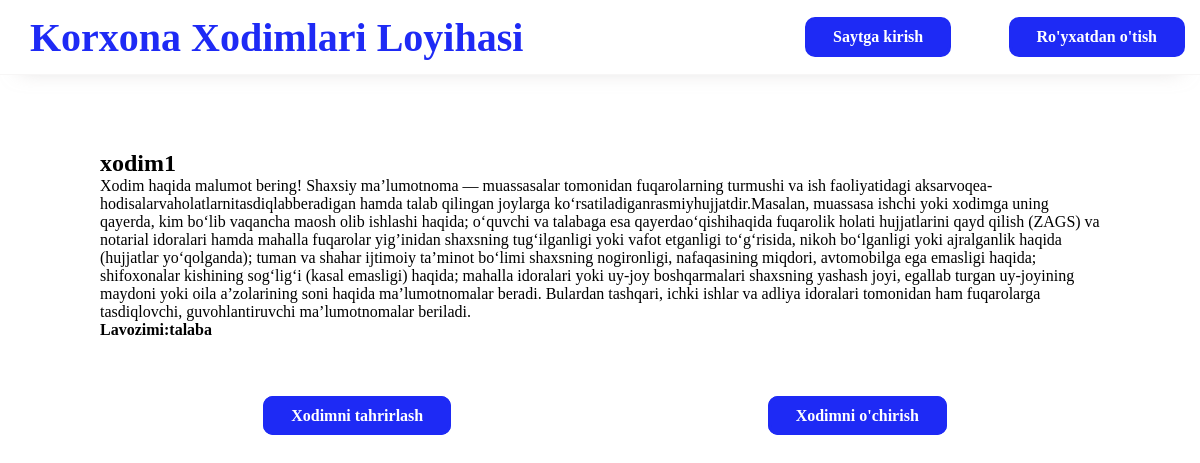
The page /post/6/ on the database as committed earlier.
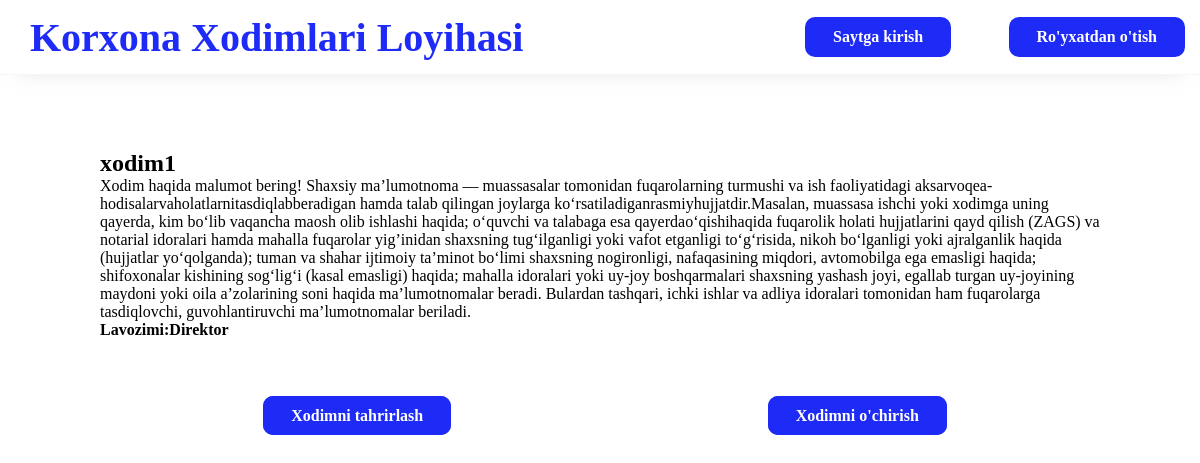
The same page on the database as committed later.
### xodim/models.py (models this page shows, shortened)
class Post(models.Model):
    img = models.ImageField(upload_to='images/', blank=True)
    fullname = models.CharField(max_length=200,)
    author = models.ForeignKey(
        'auth.User',
        on_delete=models.CASCADE
    )
    position = models.CharField(max_length=200,)
    about = models.TextField(default='Xodim :   ')

### xodim/views.py (the view)
# urls.py: path('post/<int:pk>/',  XodimDetailView.as_view(), name='post_detail'),
class XodimDetailView(DetailView):
    model = Post
    template_name = 'post_detail.html'

### templates/post_detail.html (shortened to what this page needs)
{% extends 'base.html' %}
{% block content %}
<div class="post-entry content-item-1">
    <div class="item">
        <h2>
            {{post.fullname }}
        </h2>
        <p>
            {{post.about }}
        </p>
        <h4>Lavozimi:{{post.position }}</h4><br>
    </div>
</div>
<p><a class="button button-item" href="{% url 'post_edit' post.pk %}">
        Xodimni tahrirlash
    </a></p>
<p><a class="button button-item" href="{% url 'post_delete' post.pk %}">
        Xodimni o'chirish
    </a></p>
{% endblock content %}

### templates/base.html (shortened to what this page needs)
<!DOCTYPE html> {% load static %}
<html lang="en">
<head>
    <link rel="stylesheet" href="{% static 'css/base.css' %}">
    <link rel="stylesheet" href="https://cdnjs.cloudflare.com/ajax/libs/font-awesome/6.2.1/css/all.min.css"
    />
</head>
<body>
    <div>
        <header>
            <div class="nav-left">
                <h1>
                    <a href="{% url 'home' %}">Korxona Xodimlari Loyihasi</a>
                </h1>
            </div>
            <div>
                {% if user.is_authenticated %}
                <div class="page1">
                    <div class="nav-right">
                        <a href="{% url 'post_new' %}"><i class="fa-solid fa-user-plus"></i>  Xodim qo'shish</a>
                    </div>
                    <p><a class="button" href="{% url 'logout' %}">Saytdan chiqish</a></p>
                </div>
                {% else %}
                <div class="page2">
                    <a class="button" href="{% url 'login' %}">Saytga kirish</a>
                    <a class="button" href="{% url 'signup' %}">Ro'yxatdan o'tish</a>
                </div>
                {% endif %}
            </div>
        </header>
        <div class="content">
            <div class="content-items">{% block content %} {% endblock content %}</div>
        </div>
    </div>
</body>
</html>
</html>
</html>

### static/css/base.css (style rules this page uses)
* { margin: 0; padding: 0; box-sizing: border-box; }
body div { width: 100% auto; }
header { width: 100%; height: 75px; margin-bottom: 20px; border-bottom: solid 1px #f0eded80; box-shadow: #b8b2b280 0px 15px 20px -20px; position: fixed; background: white; display: flex; justify-content: space-between; align-items: center; flex-direction: row; flex-wrap: wrap; align-content: center; }
.nav-left h1 a { text-decoration: none; font-size: 40px; font-weight: 800; margin-left: 30px; color: #1E2AF5; }
.page2 { display: flex; justify-content: space-between; align-items: center; flex-direction: row; width: 380px; margin-right: 15px; }
.button { text-decoration: none; padding: 8px 25px; border-radius: 10px; background: #1E2AF5; font-weight: 600; color: white; border: solid 3px #1E2AF5; }
.button-item { margin-left: 10px; }
.content { width: 100%; height: auto; padding: 50px; padding-top: 100px; display: flex; flex-wrap: wrap; flex-direction: row; align-items: baseline; justify-content: flex-start; }
.content .content-items { width: 100%; height: auto; padding: 50px; display: flex; flex-wrap: wrap; flex-direction: row; align-items: center; justify-content: space-around; }
.content-item-1 { display: flex; margin-bottom: 50px; }
.item { display: flex; flex-direction: column; }

Rows that differ between the two databases and show on the page:
changed Post "xodim1": position "talaba" → "Direktor"
